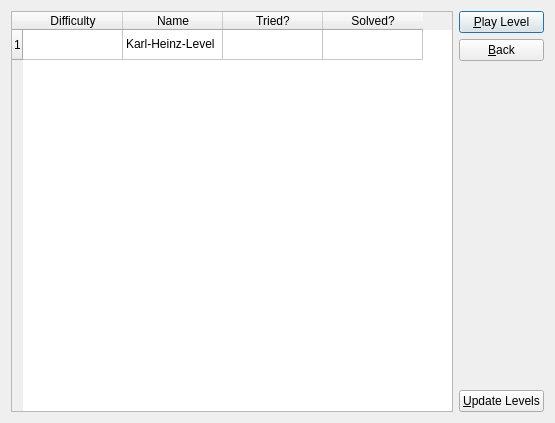
<ui version="4.0" >
 <class>SOpenLevelClass</class>
 <widget class="QDialog" name="SOpenLevelClass" >
  <property name="geometry" >
   <rect>
    <x>0</x>
    <y>0</y>
    <width>555</width>
    <height>423</height>
   </rect>
  </property>
  <property name="windowTitle" >
   <string>Open Level</string>
  </property>
  <layout class="QHBoxLayout" >
   <item>
    <widget class="QTableWidget" name="listLevels" >
     <property name="editTriggers" >
      <set>QAbstractItemView::NoEditTriggers</set>
     </property>
     <property name="alternatingRowColors" >
      <bool>true</bool>
     </property>
     <property name="selectionMode" >
      <enum>QAbstractItemView::SingleSelection</enum>
     </property>
     <property name="selectionBehavior" >
      <enum>QAbstractItemView::SelectRows</enum>
     </property>
     <property name="iconSize" >
      <size>
       <width>48</width>
       <height>14</height>
      </size>
     </property>
     <row/>
     <column>
      <property name="text" >
       <string>Difficulty</string>
      </property>
     </column>
     <column>
      <property name="text" >
       <string>Name</string>
      </property>
     </column>
     <column>
      <property name="text" >
       <string>Tried?</string>
      </property>
     </column>
     <column>
      <property name="text" >
       <string>Solved?</string>
      </property>
     </column>
     <item row="0" column="0" >
      <property name="text" >
       <string/>
      </property>
      <property name="icon" >
       <iconset>
        <normaloff>:/icons/2Stars.png</normaloff>:/icons/2Stars.png</iconset>
      </property>
     </item>
     <item row="0" column="1" >
      <property name="text" >
       <string>Karl-Heinz-Level</string>
      </property>
     </item>
    </widget>
   </item>
   <item>
    <layout class="QVBoxLayout" >
     <item>
      <widget class="QPushButton" name="playButton" >
       <property name="text" >
        <string>&amp;Play Level</string>
       </property>
      </widget>
     </item>
     <item>
      <widget class="QPushButton" name="backButton" >
       <property name="text" >
        <string>&amp;Back</string>
       </property>
      </widget>
     </item>
     <item>
      <spacer>
       <property name="orientation" >
        <enum>Qt::Vertical</enum>
       </property>
       <property name="sizeHint" stdset="0" >
        <size>
         <width>20</width>
         <height>40</height>
        </size>
       </property>
      </spacer>
     </item>
     <item>
      <widget class="QPushButton" name="updateButton" >
       <property name="text" >
        <string>&amp;Update Levels</string>
       </property>
      </widget>
     </item>
    </layout>
   </item>
  </layout>
 </widget>
 <layoutdefault spacing="6" margin="11" />
 <resources>
  <include location="SerpTrain.qrc" />
 </resources>
 <connections>
  <connection>
   <sender>listLevels</sender>
   <signal>cellDoubleClicked(int,int)</signal>
   <receiver>playButton</receiver>
   <slot>click()</slot>
   <hints>
    <hint type="sourcelabel" >
     <x>381</x>
     <y>102</y>
    </hint>
    <hint type="destinationlabel" >
     <x>508</x>
     <y>30</y>
    </hint>
   </hints>
  </connection>
 </connections>
</ui>
